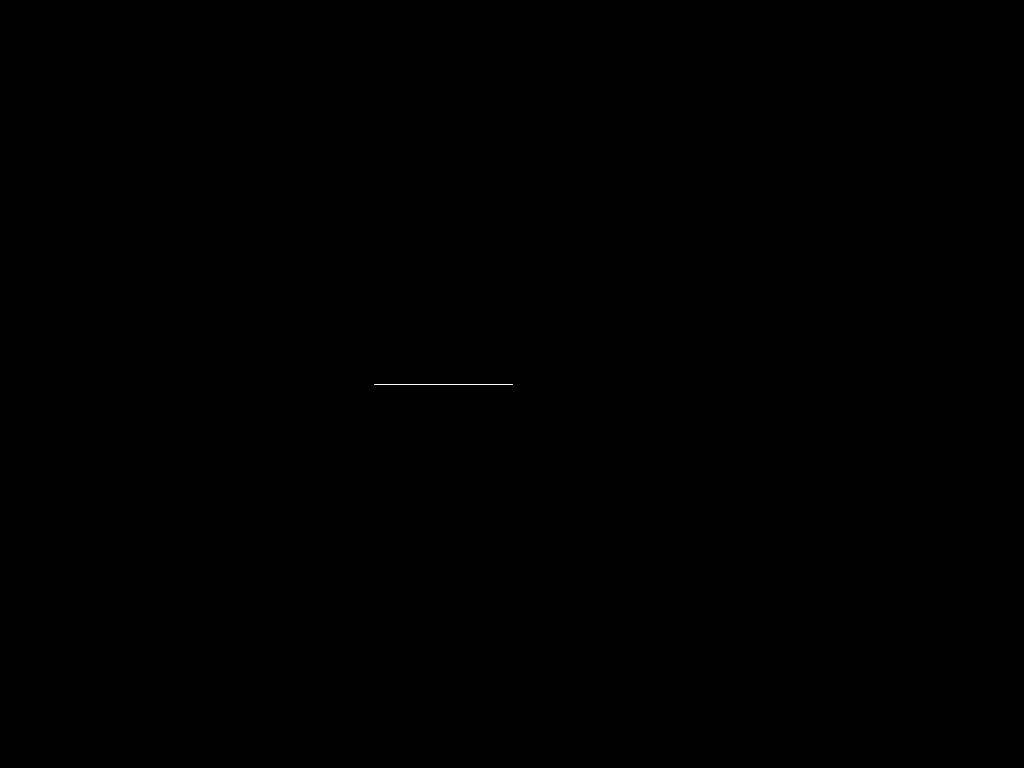
Frame 1 (no input)
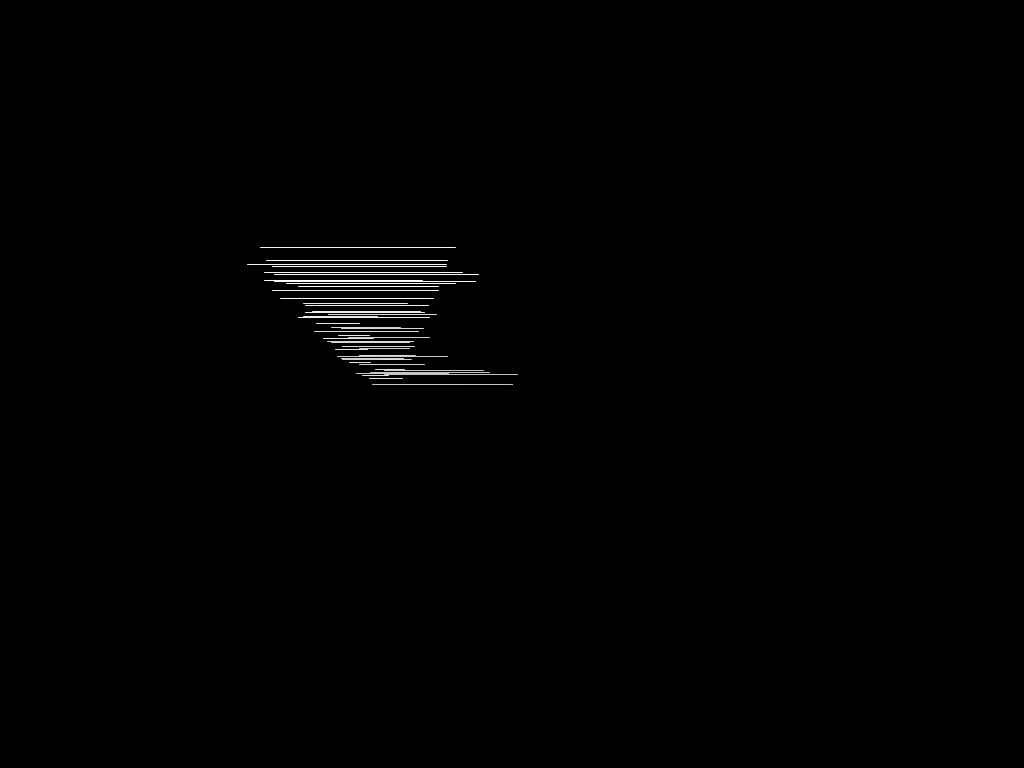
Frame 60 (the mouse pressed at the canvas centre just before this capture)
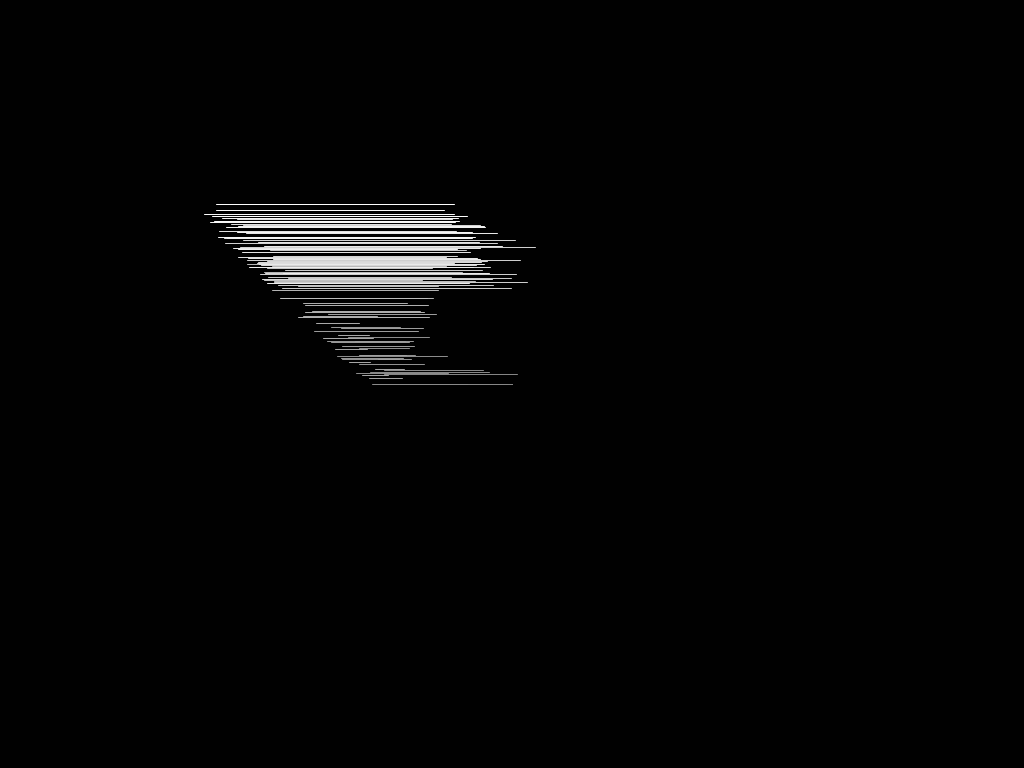
Frame 120 (the mouse held since frame 60 and released just before this capture)

The Processing sketch that drew these frames (run headless with seeded random() and noise(); from frame 60 on, the mouse is pressed at the canvas centre):

// Processing sketch: processing_117878
// ── processing_117878.pde

int num = 200;
int range = 20;
int diameter = 50;
int positionX = 50;
int Switch = 0;

float[] ax = new float[num];
float[] ay = new float[num]; 


void setup() 
{
  size(1024, 768);
  for(int i = 0; i < num; i++) {
    ax[i] = width/2;
    ay[i] = height/2;
  }
  frameRate(30);
}

void draw() 
{
  background(1);
  
  
  for(int i = 1; i < num; i++) {
    ax[i-1] = ax[i];
    ay[i-1] = ay[i];
  }

 
  ax[num-1] += random(-range, range);
  ay[num-1] += random(-range, range);

  ax[num-1] = constrain(ax[num-1], 0, width);
  ay[num-1] = constrain(ay[num-1], height/4, height/2);
  
    fill(random(153),138,96,92);
  
  if(positionX >= width-diameter/2){
    Switch = 1;
  }
  if(positionX == diameter/2){
    Switch = 0;
  }
    
  if(Switch == 0){  
  positionX++; //position = position + 1;
}
else {
  positionX--; 
}
  
  
  for(int i=1; i<num; i++) {    
    float val = float(i)/num * 204.0 + 51;
    stroke(val);
    line(ax[i-1], ay[i-1], ay[i], ay[i-1]);
  }
}
